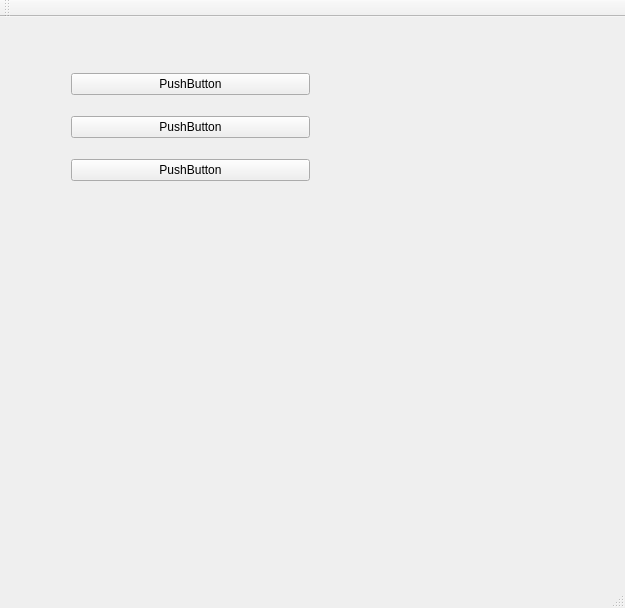
<?xml version="1.0" encoding="UTF-8"?>
<ui version="4.0">
 <class>MainWindow</class>
 <widget class="QMainWindow" name="MainWindow">
  <property name="geometry">
   <rect>
    <x>0</x>
    <y>0</y>
    <width>625</width>
    <height>608</height>
   </rect>
  </property>
  <property name="windowTitle">
   <string>MainWindow</string>
  </property>
  <widget class="QWidget" name="centralWidget">
   <widget class="QWidget" name="">
    <property name="geometry">
     <rect>
      <x>60</x>
      <y>30</y>
      <width>261</width>
      <height>161</height>
     </rect>
    </property>
    <layout class="QVBoxLayout" name="Vertical">
     <property name="sizeConstraint">
      <enum>QLayout::SetNoConstraint</enum>
     </property>
     <item>
      <widget class="QPushButton" name="button1">
       <property name="text">
        <string>PushButton</string>
       </property>
      </widget>
     </item>
     <item>
      <widget class="QPushButton" name="button2">
       <property name="text">
        <string>PushButton</string>
       </property>
      </widget>
     </item>
     <item>
      <widget class="QPushButton" name="button3">
       <property name="text">
        <string>PushButton</string>
       </property>
      </widget>
     </item>
    </layout>
   </widget>
  </widget>
  <widget class="QMenuBar" name="menuBar">
   <property name="geometry">
    <rect>
     <x>0</x>
     <y>0</y>
     <width>625</width>
     <height>22</height>
    </rect>
   </property>
  </widget>
  <widget class="QToolBar" name="mainToolBar">
   <attribute name="toolBarArea">
    <enum>TopToolBarArea</enum>
   </attribute>
   <attribute name="toolBarBreak">
    <bool>false</bool>
   </attribute>
  </widget>
  <widget class="QStatusBar" name="statusBar"/>
 </widget>
 <layoutdefault spacing="6" margin="11"/>
 <resources/>
 <connections/>
</ui>
